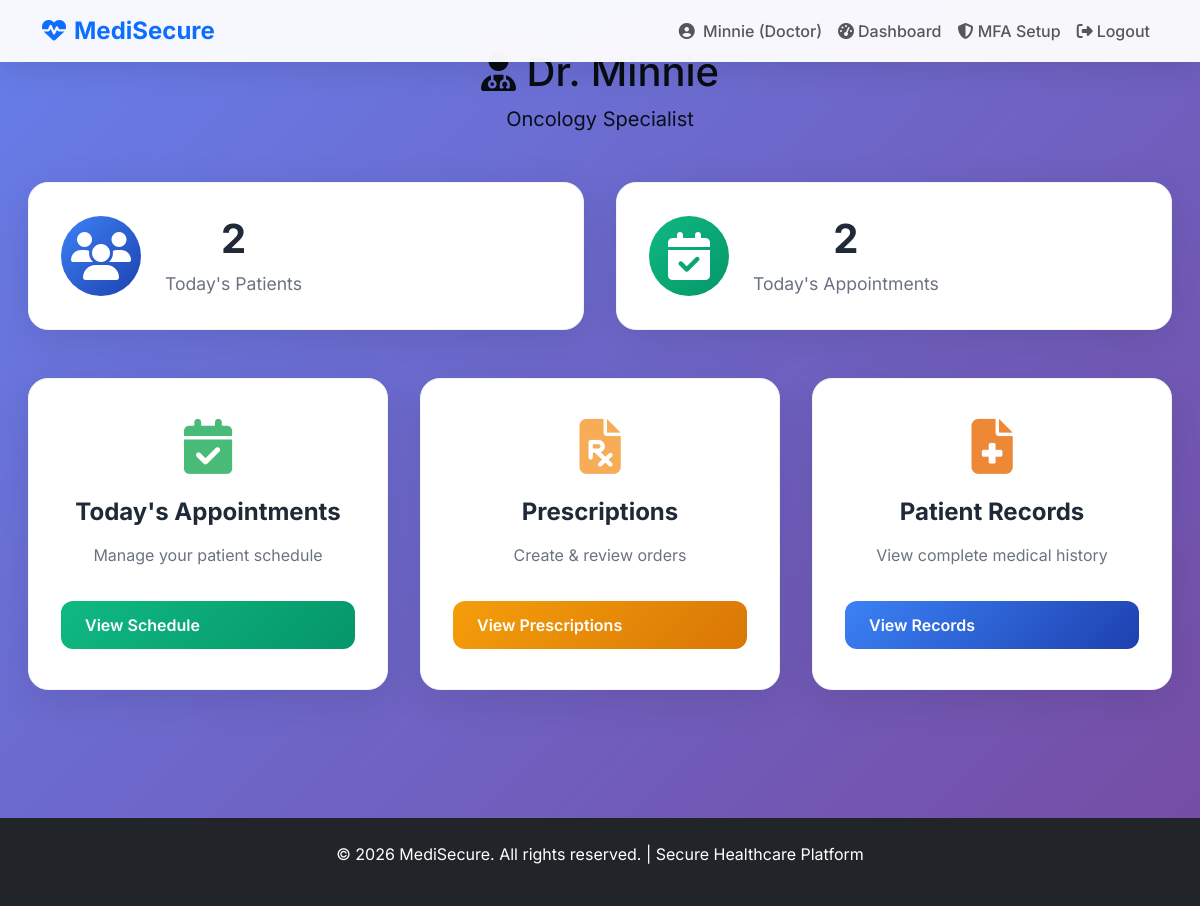
/doctor/dashboard (signed in), run on the app's committed database.
### app.py (models this page shows, shortened)
class User(UserMixin, db.Model):
    id = db.Column(db.Integer, primary_key=True)
    full_name = db.Column(db.String(100), nullable=False)
    email = db.Column(db.String(120), unique=True, nullable=False)
    password_hash = db.Column(db.String(255), nullable=False)
    mfa_secret = db.Column(db.String(32), nullable=True)
    mfa_enabled = db.Column(db.Boolean, default=False)
    role = db.Column(db.String(20), default='patient')  # 'admin', 'doctor', 'patient'
    specialty = db.Column(db.String(50), nullable=True)

### app.py (the view)
@app.route('/doctor/dashboard')
@login_required
def doctor_dashboard():
    if current_user.role != 'doctor':
        flash('Doctor access only!', 'danger')
        return redirect(url_for('home'))
    appts = Appointment.query.filter_by(doctor_id=current_user.id).order_by(Appointment.date_time).all()
    return render_template('doctor_dashboard.html', appointments=appts)

### app.py (called while the page is built)
@login_manager.user_loader
@login_manager.user_loader
def load_user(user_id):
    return User.query.get(int(user_id))

### templates/doctor_dashboard.html (shortened to what this page needs)
{% extends "base.html" %}
{% block content %}
<div style="text-align: center; margin-bottom: 40px;">
    <h1 style="color: #080c13; font-size: 40px;"><i class="fas fa-user-md"></i> Dr. {{ current_user.full_name }}</h1>
    <p style="color: #080f1a; font-size: 20px;">{{ current_user.specialty or 'General Physician' }} Specialist</p>
</div>
<div class="stats-grid">
    <div class="stat-card blue"><i class="fas fa-users"></i><div><h3>{{ appointments|length if appointments else 0 }}</h3><p>Today's Patients</p></div></div>
    <div class="stat-card green"><i class="fas fa-calendar-check"></i><div><h3>{{ appointments|length if appointments else 0 }}</h3><p>Today's Appointments</p></div></div>
</div>
<div class="card-grid">
    <div class="card">
        <i class="fas fa-calendar-check" style="color: #48bb78; font-size: 55px;"></i>
        <h3>Today's Appointments</h3>
        <p>Manage your patient schedule</p>
        <a href="{{ url_for('doctor_appointments') }}" class="btn btn-success">View Schedule</a>
    </div>
    <div class="card">
        <i class="fas fa-file-prescription" style="color: #f6ad55; font-size: 55px;"></i>
        <h3>Prescriptions</h3>
        <p>Create & review orders</p>
        <a href="{{ url_for('doctor_prescriptions') }}" class="btn btn-warning">View Prescriptions</a>
    </div>
    <div class="card">
        <i class="fas fa-file-medical" style="color: #ed8936; font-size: 55px;"></i>
        <h3>Patient Records</h3>
        <p>View complete medical history</p>
        <a href="{{ url_for('doctor_records') }}" class="btn btn-primary">View Records</a>
    </div>
</div>
{% endblock %}

### templates/base.html (shortened to what this page needs)
<!DOCTYPE html>
<html lang="en">
<head>
    <link href="https://cdn.jsdelivr.net/npm/bootstrap@5.3.3/dist/css/bootstrap.min.css" rel="stylesheet">
    <link href="https://cdnjs.cloudflare.com/ajax/libs/font-awesome/6.5.1/css/all.min.css" rel="stylesheet">
</head>
<body>
    <nav class="navbar navbar-expand-lg navbar-light fixed-top">
        <div class="container">
            <a class="navbar-brand text-primary" href="{{ url_for('home') }}">
                <i class="fas fa-heartbeat me-2"></i>MediSecure
            </a>
            <div class="collapse navbar-collapse" id="navbarNav">
                <ul class="navbar-nav ms-auto">
                    {% if current_user.is_authenticated %}
                        <li class="nav-item">
                            <span class="nav-link">
                                <i class="fas fa-user-circle me-1"></i>
                                {{ current_user.full_name }} ({{ current_user.role.title() }})
                            </span>
                        </li>
                        <li class="nav-item">
                            <a class="nav-link" href="{{ url_for('dashboard') }}">
                                <i class="fas fa-tachometer-alt me-1"></i>Dashboard
                            </a>
                        </li>
                        <a href="{{ url_for('mfa_setup') }}" class="nav-link">
                            <i class="fas fa-shield-alt"></i> MFA Setup
                        </a>
                        <li class="nav-item">
                            <a class="nav-link" href="{{ url_for('logout') }}">
                                <i class="fas fa-sign-out-alt me-1"></i>Logout
                            </a>
                        </li>
                    {% endif %}
                </ul>
            </div>
        </div>
    </nav>
    <main class="pt-5">
        <div class="container-fluid">
            {% block content %}{% endblock %}
        </div>
    </main>
    <footer class="bg-dark text-white text-center py-4 mt-5">
        <p>&copy; 2026 MediSecure. All rights reserved. | Secure Healthcare Platform</p>
    </footer>
</body>
</html>

### templates/base.html (style rules this page uses)
* { font-family: 'Inter', sans-serif; }
body { background: linear-gradient(135deg, #667eea 0%, #764ba2 100%); min-height: 100vh; margin: 0; }
.navbar { background: rgba(255,255,255,0.95) !important; backdrop-filter: blur(20px); box-shadow: 0 8px 32px rgba(0,0,0,0.1); }
.navbar-brand { font-weight: 700; font-size: 1.5rem; }
.navbar-nav .nav-link { font-weight: 500; }
main { padding: 2rem 0; }

### templates/doctor_dashboard.html (style rules this page uses)
.stats-grid { display: grid; grid-template-columns: repeat(auto-fit, minmax(250px, 1fr)); gap: 2rem; margin: 3rem 0; padding: 0 1rem; max-width: 1200px; margin-left: auto; margin-right: auto; }
.stat-card { background: white; padding: 2rem; border-radius: 20px; box-shadow: 0 10px 40px rgba(0,0,0,0.1); text-align: center; display: flex; align-items: center; gap: 1.5rem; transition: all 0.3s ease; border: 1px solid #f1f5f9; }
.stat-card i { font-size: 3rem; width: 80px; height: 80px; border-radius: 50%; display: flex; align-items: center; justify-content: center; }
.stat-card.blue i { background: linear-gradient(135deg, #3b82f6, #1e40af); color: white; }
.stat-card.green i { background: linear-gradient(135deg, #10b981, #059669); color: white; }
.stat-card div h3 { color: #1f2937; font-size: 2.5rem; margin: 0 0 0.5rem 0; font-weight: 700; }
.stat-card div p { color: #6b7280; margin: 0; font-size: 1.1rem; }
.card-grid { display: grid; grid-template-columns: repeat(auto-fit, minmax(280px, 1fr)); gap: 2rem; margin: 3rem 0; padding: 0 1rem; max-width: 1200px; margin-left: auto; margin-right: auto; }
.card { background: white; padding: 2.5rem 2rem; border-radius: 20px; box-shadow: 0 10px 40px rgba(0,0,0,0.1); text-align: center; transition: all 0.3s ease; border: 1px solid #f1f5f9; }
.card i { display: block; margin-bottom: 1.5rem; }
.card h3 { color: #1f2937; font-size: 1.5rem; margin-bottom: 1rem; font-weight: 700; }
.card p { color: #6b7280; margin-bottom: 2rem; line-height: 1.6; }
.btn { padding: 12px 24px; border-radius: 12px; text-decoration: none; font-weight: 600; display: inline-flex; align-items: center; gap: 8px; transition: all 0.3s ease; border: none; cursor: pointer; font-size: 1rem; }
.btn-success { background: linear-gradient(135deg, #10b981, #059669); color: white; }
.btn-primary { background: linear-gradient(135deg, #3b82f6, #1e40af); color: white; }
.btn-warning { background: linear-gradient(135deg, #f59e0b, #d97706); color: white; }

### data on the page
User: full_name "Minnie", role "Doctor", specialty "Oncology"

### other printed values
{{ appointments|length if appointments else 0 }} "2"
